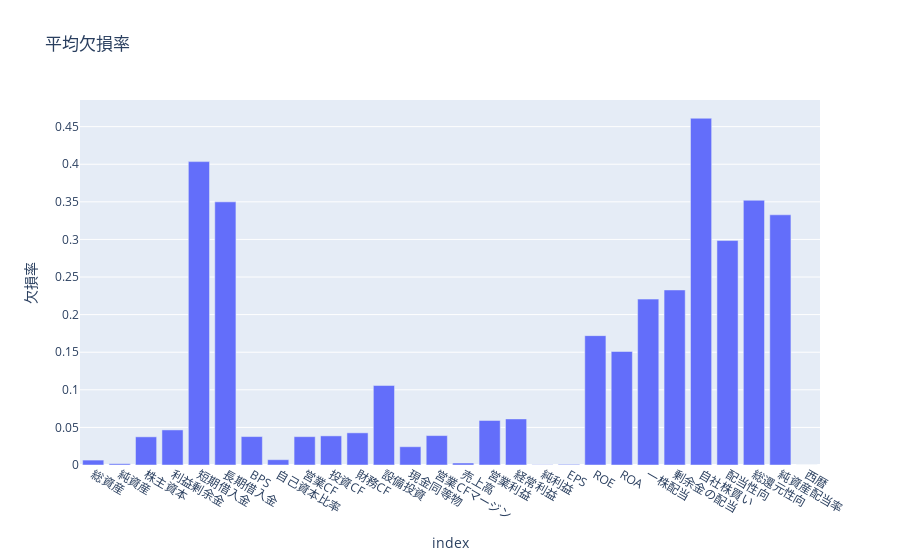

Notebook code cell kept with this figure:
### Markdown cell above
### ☑️ 列ごとの欠損値の割合を確認する

### Code cell
df_combined = df_ALL_DATAs.drop(columns=["コード", "年度"]).isna().mean()
fig = px.bar(df_combined, x=df_combined.index, y=df_combined.values, labels={"x":"項目","y":"欠損率"}, title="平均欠損率")
fig.show()

### Figure 1 — Plotly figure (JSON) as saved in the notebook; plotly's stock layout.template omitted (floating-point values rounded to 4 significant figures)
{"data": [{"hovertemplate": "index=%{x}<br>欠損率=%{y}<extra></extra>", "legendgroup": "", "marker": {"color": "#636efa", "pattern": {"shape": ""}}, "name": "", "orientation": "v", "showlegend": false, "textposition": "auto", "type": "bar", "x": ["総資産", "純資産", "株主資本", "利益剰余金", "短期借入金", "長期借入金", "BPS", "自己資本比率", "営業CF", "投資CF", "財務CF", "設備投資", "現金同等物", "営業CFマージン", "売上高", "営業利益", "経常利益", "純利益", "EPS", "ROE", "ROA", "一株配当", "剰余金の配当", "自社株買い", "配当性向", "総還元性向", "純資産配当率", "西暦"], "xaxis": "x", "y": [0.006549, 0.001734, 0.03746, 0.04665, 0.4035, 0.35, 0.03781, 0.007049, 0.03767, 0.03873, 0.04278, 0.1057, 0.0243, 0.03912, 0.00265, 0.05921, 0.06129, 0.0003191, 0.0008603, 0.172, 0.151, 0.2206, 0.2328, 0.4612, 0.2985, 0.3521, 0.3328, 0.0], "yaxis": "y"}], "layout": {"barmode": "relative", "legend": {"tracegroupgap": 0}, "title": {"text": "平均欠損率"}, "xaxis": {"anchor": "y", "domain": [0, 1], "title": {"text": "index"}}, "yaxis": {"anchor": "x", "domain": [0, 1], "title": {"text": "欠損率"}}}}
